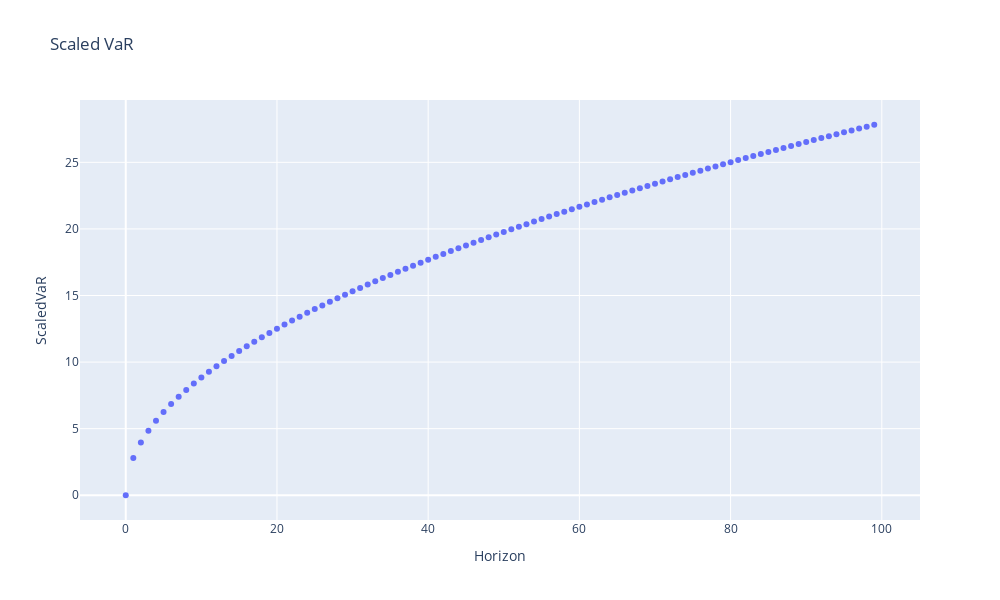

The notebook cell this image was saved under:
### Code cell
sVaR = pd.DataFrame([-100*VaR_99*np.sqrt(x) for x in range(100)], columns=['ScaledVaR'])
px.scatter(sVaR, sVaR.index,'ScaledVaR',title='Scaled VaR', labels={'index':'Horizon'})

### Figure 1 — Plotly figure (JSON) as saved in the notebook; plotly's stock layout.template omitted (floating-point values rounded to 4 significant figures)
{"data": [{"hovertemplate": "Horizon=%{x}<br>ScaledVaR=%{y}<extra></extra>", "legendgroup": "", "marker": {"color": "#636efa", "symbol": "circle"}, "mode": "markers", "name": "", "orientation": "v", "showlegend": false, "type": "scatter", "x": [0, 1, 2, 3, 4, 5, 6, 7, 8, 9, 10, 11, 12, 13, 14, 15, 16, 17, 18, 19, 20, 21, 22, 23, 24, 25, 26, 27, 28, 29, 30, 31, 32, 33, 34, 35, 36, 37, 38, 39, 40, 41, 42, 43, 44, 45, 46, 47, 48, 49, 50, 51, 52, 53, 54, 55, 56, 57, 58, 59, 60, 61, 62, 63, 64, 65, 66, 67, 68, 69, 70, 71, 72, 73, 74, 75, 76, 77, 78, 79, 80, 81, 82, 83, 84, 85, 86, 87, 88, 89, 90, 91, 92, 93, 94, 95, 96, 97, 98, 99], "xaxis": "x", "y": [0, 2.796, 3.954, 4.843, 5.592, 6.253, 6.849, 7.398, 7.909, 8.389, 8.842, 9.274, 9.686, 10.08, 10.46, 10.83, 11.18, 11.53, 11.86, 12.19, 12.51, 12.81, 13.12, 13.41, 13.7, 13.98, 14.26, 14.53, 14.8, 15.06, 15.32, 15.57, 15.82, 16.06, 16.3, 16.54, 16.78, 17.01, 17.24, 17.46, 17.68, 17.9, 18.12, 18.34, 18.55, 18.76, 18.96, 19.17, 19.37, 19.57, 19.77, 19.97, 20.16, 20.36, 20.55, 20.74, 20.93, 21.11, 21.3, 21.48, 21.66, 21.84, 22.02, 22.19, 22.37, 22.54, 22.72, 22.89, 23.06, 23.23, 23.39, 23.56, 23.73, 23.89, 24.05, 24.22, 24.38, 24.54, 24.7, 24.85, 25.01, 25.17, 25.32, 25.47, 25.63, 25.78, 25.93, 26.08, 26.23, 26.38, 26.53, 26.67, 26.82, 26.97, 27.11, 27.25, 27.4, 27.54, 27.68, 27.82], "yaxis": "y"}], "layout": {"height": 600, "legend": {"tracegroupgap": 0}, "title": {"text": "Scaled VaR"}, "width": 1000, "xaxis": {"anchor": "y", "domain": [0, 1], "title": {"text": "Horizon"}}, "yaxis": {"anchor": "x", "domain": [0, 1], "title": {"text": "ScaledVaR"}}}}
